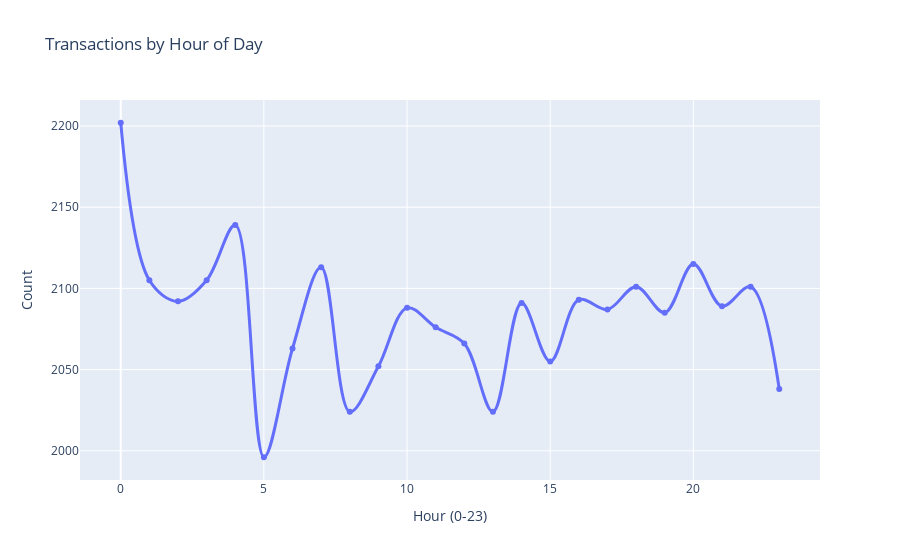

The cell this chart's notebook holds for it:
### Code cell
# Query: Hour-of-day Activity
query = """
SELECT EXTRACT(hour FROM trans_ts) AS hour,
       COUNT(*) AS no_of_trans,
       SUM(amount) AS gross_volume
FROM transactions
GROUP BY hour
ORDER BY hour;
"""
df = pd.read_sql(query, conn)

fig = go.Figure()
fig.add_trace(go.Scatter(
    x = df['hour'], y=df['no_of_trans'],
    mode = 'lines+markers', line = dict(shape = 'spline', width = 3),
    marker=dict(size=6),
))
fig.update_layout(title = 'Transactions by Hour of Day', xaxis_title = 'Hour (0-23)', yaxis_title = 'Count')

### Figure 1 — Plotly figure (JSON) as saved in the notebook; plotly's stock layout.template omitted (floating-point values rounded to 4 significant figures)
{"data": [{"line": {"shape": "spline", "width": 3}, "marker": {"size": 6}, "mode": "lines+markers", "type": "scatter", "x": [0.0, 1.0, 2.0, 3.0, 4.0, 5.0, 6.0, 7.0, 8.0, 9.0, 10.0, 11.0, 12.0, 13.0, 14.0, 15.0, 16.0, 17.0, 18.0, 19.0, 20.0, 21.0, 22.0, 23.0], "y": [2202, 2105, 2092, 2105, 2139, 1996, 2063, 2113, 2024, 2052, 2088, 2076, 2066, 2024, 2091, 2055, 2093, 2087, 2101, 2085, 2115, 2089, 2101, 2038]}], "layout": {"title": {"text": "Transactions by Hour of Day"}, "xaxis": {"title": {"text": "Hour (0-23)"}}, "yaxis": {"title": {"text": "Count"}}}}
